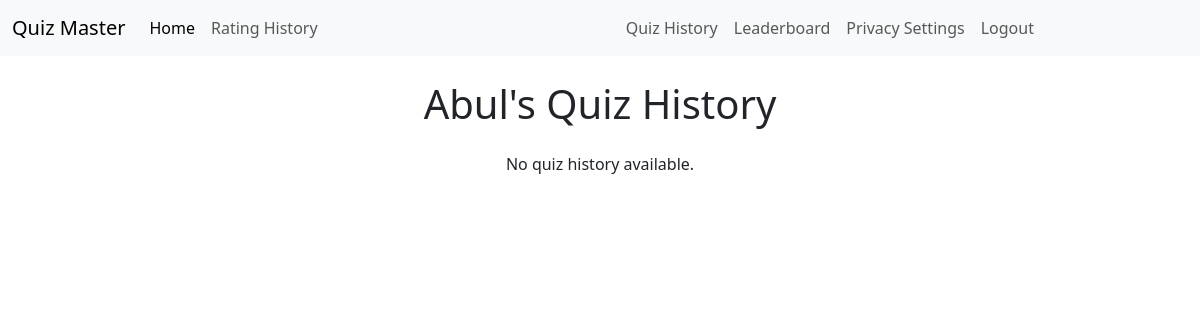
The app's page /quiz_history/abul/ (signed in), older data.
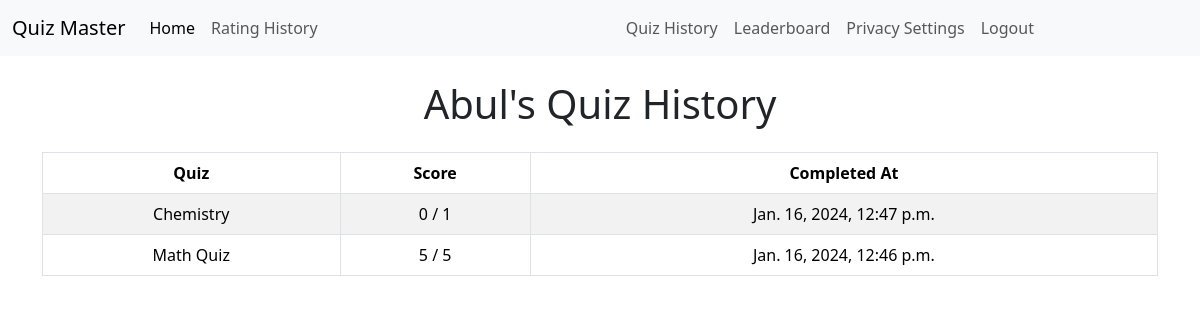
The same page, newer data.
### quizzes/models.py (models this page shows, shortened)
class UserQuizHistory(models.Model):
    user = models.ForeignKey(User, on_delete=models.CASCADE)
    quiz = models.ForeignKey(Quiz, on_delete=models.CASCADE)
    score = models.IntegerField()
    totalMarks = models.IntegerField(default=0)
    completed_at = models.DateTimeField(auto_now_add=True)

class Quiz(models.Model):
    title = models.CharField(max_length=255)
    description = models.TextField()
    category = models.ForeignKey(Category, on_delete=models.CASCADE)
    has_time_limit = models.BooleanField(default=False)

### core/views.py (the view)
# urls.py: path('quiz_history/<str:username>/', quiz_history, name='quiz_history'),
@login_required
def quiz_history(request, username):
    user = get_object_or_404(User, username=username)
    quiz_history = UserQuizHistory.objects.filter(
        user=user).order_by('-completed_at')
    context = {
        'user': user,
        'quiz_history': quiz_history,
    }
    return render(request, 'quiz_history.html', context)

### core/templates/quiz_history.html
{% extends 'base.html' %}
{% block content %}
<div class="container mt-4">
    <h1 class="text-center mb-4">{{ user.username|title }}'s Quiz History</h1>
    {% if quiz_history %}
    <table class="table table-striped table-bordered text-center">
        <thead class="thead-dark">
            <tr>
                <th scope="col">Quiz</th>
                <th scope="col">Score</th>
                <th scope="col">Completed At</th>
            </tr>
        </thead>
        <tbody>
            {% for history in quiz_history %}
            <tr>
                <td>{{ history.quiz.title }}</td>
                <td>{{ history.score }} / {{ history.totalMarks }}</td>
                <td>{{ history.completed_at }}</td>
            </tr>
            {% endfor %}
        </tbody>
    </table>
    {% else %}
    <p class="text-center">No quiz history available.</p>
    {% endif %}
</div>
{% endblock %}

Row changes from the older to the newer data that the page shows:
added UserQuizHistory: quiz "Chemistry", score "0", totalMarks "1", completed_at "Jan. 16, 2024, 12:47 p.m."
added UserQuizHistory: quiz "Math Quiz", score "5", totalMarks "5", completed_at "Jan. 16, 2024, 12:46 p.m."
Text that changed along with them:
text no longer shown: "No quiz history available."
text now shown: "Quiz Score Completed At"
